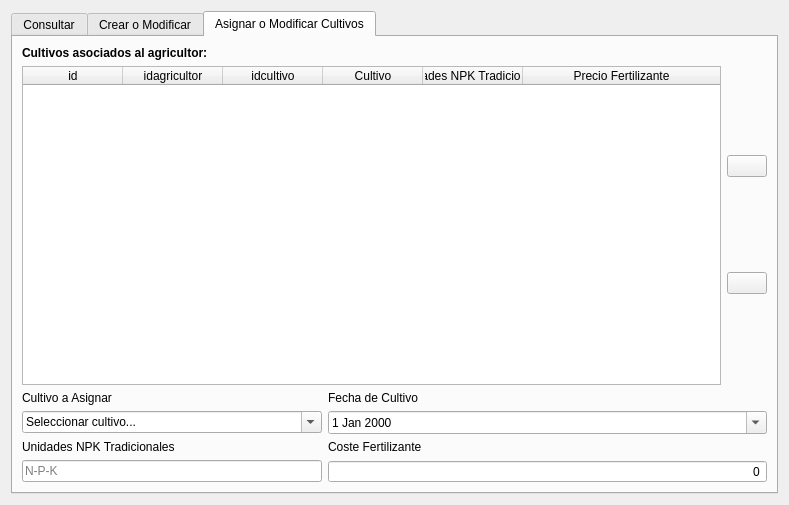
<?xml version="1.0" encoding="UTF-8"?>
<ui version="4.0">
 <class>Dialog</class>
 <widget class="QDialog" name="Dialog">
  <property name="geometry">
   <rect>
    <x>0</x>
    <y>0</y>
    <width>789</width>
    <height>505</height>
   </rect>
  </property>
  <property name="windowTitle">
   <string>Dialog</string>
  </property>
  <layout class="QGridLayout" name="gridLayout">
   <item row="0" column="1">
    <widget class="QTabWidget" name="tabWidget">
     <property name="enabled">
      <bool>true</bool>
     </property>
     <property name="minimumSize">
      <size>
       <width>600</width>
       <height>350</height>
      </size>
     </property>
     <property name="currentIndex">
      <number>2</number>
     </property>
     <widget class="QWidget" name="tab">
      <attribute name="title">
       <string>Consultar</string>
      </attribute>
      <layout class="QGridLayout" name="gridLayout_2">
       <item row="1" column="0" colspan="2">
        <widget class="QTableWidget" name="tableWidget">
         <property name="sizeAdjustPolicy">
          <enum>QAbstractScrollArea::AdjustToContentsOnFirstShow</enum>
         </property>
         <property name="editTriggers">
          <set>QAbstractItemView::NoEditTriggers</set>
         </property>
         <property name="selectionMode">
          <enum>QAbstractItemView::SingleSelection</enum>
         </property>
         <property name="selectionBehavior">
          <enum>QAbstractItemView::SelectRows</enum>
         </property>
         <property name="showGrid">
          <bool>true</bool>
         </property>
         <property name="sortingEnabled">
          <bool>true</bool>
         </property>
         <property name="wordWrap">
          <bool>false</bool>
         </property>
         <property name="cornerButtonEnabled">
          <bool>false</bool>
         </property>
         <attribute name="horizontalHeaderVisible">
          <bool>false</bool>
         </attribute>
         <attribute name="horizontalHeaderDefaultSectionSize">
          <number>125</number>
         </attribute>
         <attribute name="horizontalHeaderStretchLastSection">
          <bool>true</bool>
         </attribute>
         <attribute name="verticalHeaderShowSortIndicator" stdset="0">
          <bool>false</bool>
         </attribute>
         <column>
          <property name="text">
           <string>id</string>
          </property>
         </column>
         <column>
          <property name="text">
           <string>DNI</string>
          </property>
         </column>
         <column>
          <property name="text">
           <string>Nombre</string>
          </property>
         </column>
         <column>
          <property name="text">
           <string>Explotacion</string>
          </property>
         </column>
         <column>
          <property name="text">
           <string>Distribuidor</string>
          </property>
         </column>
        </widget>
       </item>
       <item row="1" column="2">
        <widget class="QPushButton" name="btn_delete">
         <property name="sizePolicy">
          <sizepolicy hsizetype="Fixed" vsizetype="Fixed">
           <horstretch>0</horstretch>
           <verstretch>0</verstretch>
          </sizepolicy>
         </property>
         <property name="minimumSize">
          <size>
           <width>30</width>
           <height>30</height>
          </size>
         </property>
         <property name="maximumSize">
          <size>
           <width>30</width>
           <height>30</height>
          </size>
         </property>
         <property name="text">
          <string/>
         </property>
         <property name="autoDefault">
          <bool>false</bool>
         </property>
        </widget>
       </item>
       <item row="0" column="0" colspan="2">
        <widget class="QLineEdit" name="ln_search">
         <property name="placeholderText">
          <string>Buscar...</string>
         </property>
        </widget>
       </item>
      </layout>
     </widget>
     <widget class="QWidget" name="tab_2">
      <attribute name="title">
       <string>Crear o Modificar</string>
      </attribute>
      <layout class="QGridLayout" name="gridLayout_3">
       <item row="0" column="0">
        <widget class="QGroupBox" name="groupBox">
         <property name="title">
          <string>Formulario de Registro</string>
         </property>
         <layout class="QGridLayout" name="gridLayout_4">
          <item row="2" column="0">
           <widget class="QLabel" name="label_3">
            <property name="text">
             <string>Distribuidor:</string>
            </property>
           </widget>
          </item>
          <item row="0" column="0">
           <widget class="QLabel" name="label">
            <property name="text">
             <string>Nombre Agricultor: </string>
            </property>
           </widget>
          </item>
          <item row="0" column="1">
           <widget class="QLineEdit" name="ln_persona">
            <property name="readOnly">
             <bool>true</bool>
            </property>
            <property name="placeholderText">
             <string>Buscar Persona...</string>
            </property>
           </widget>
          </item>
          <item row="1" column="1">
           <widget class="QLineEdit" name="ln_explotacion">
            <property name="readOnly">
             <bool>true</bool>
            </property>
            <property name="placeholderText">
             <string>Buscar Explotacion...</string>
            </property>
           </widget>
          </item>
          <item row="2" column="1">
           <widget class="QLineEdit" name="ln_distribuidor">
            <property name="readOnly">
             <bool>true</bool>
            </property>
            <property name="placeholderText">
             <string>Buscar Distribuidor...</string>
            </property>
           </widget>
          </item>
          <item row="1" column="0">
           <widget class="QLabel" name="label_2">
            <property name="text">
             <string>Explotacion:</string>
            </property>
           </widget>
          </item>
          <item row="1" column="2">
           <widget class="QPushButton" name="btn_save">
            <property name="text">
             <string/>
            </property>
           </widget>
          </item>
         </layout>
        </widget>
       </item>
      </layout>
     </widget>
     <widget class="QWidget" name="tab_3">
      <attribute name="title">
       <string>Asignar o Modificar Cultivos</string>
      </attribute>
      <layout class="QGridLayout" name="gridLayout_7">
       <item row="0" column="0">
        <widget class="QLabel" name="lbl_agricultor">
         <property name="font">
          <font>
           <weight>75</weight>
           <bold>true</bold>
          </font>
         </property>
         <property name="text">
          <string>Cultivos asociados al agricultor: </string>
         </property>
        </widget>
       </item>
       <item row="1" column="0">
        <widget class="QTableWidget" name="tableWidget_2">
         <property name="sizeAdjustPolicy">
          <enum>QAbstractScrollArea::AdjustToContentsOnFirstShow</enum>
         </property>
         <property name="editTriggers">
          <set>QAbstractItemView::NoEditTriggers</set>
         </property>
         <property name="selectionMode">
          <enum>QAbstractItemView::SingleSelection</enum>
         </property>
         <property name="selectionBehavior">
          <enum>QAbstractItemView::SelectRows</enum>
         </property>
         <property name="sortingEnabled">
          <bool>true</bool>
         </property>
         <property name="wordWrap">
          <bool>false</bool>
         </property>
         <property name="cornerButtonEnabled">
          <bool>false</bool>
         </property>
         <attribute name="horizontalHeaderStretchLastSection">
          <bool>true</bool>
         </attribute>
         <column>
          <property name="text">
           <string>id</string>
          </property>
         </column>
         <column>
          <property name="text">
           <string>idagricultor</string>
          </property>
         </column>
         <column>
          <property name="text">
           <string>idcultivo</string>
          </property>
         </column>
         <column>
          <property name="text">
           <string>Cultivo</string>
          </property>
         </column>
         <column>
          <property name="text">
           <string>Unidades NPK Tradicionales</string>
          </property>
         </column>
         <column>
          <property name="text">
           <string>Precio Fertilizante</string>
          </property>
         </column>
        </widget>
       </item>
       <item row="1" column="1">
        <layout class="QVBoxLayout" name="verticalLayout_9">
         <item>
          <widget class="QPushButton" name="btn_save_agri_cult">
           <property name="enabled">
            <bool>true</bool>
           </property>
           <property name="text">
            <string/>
           </property>
           <property name="autoDefault">
            <bool>false</bool>
           </property>
          </widget>
         </item>
         <item>
          <widget class="QPushButton" name="btn_delete_agri_cult">
           <property name="enabled">
            <bool>true</bool>
           </property>
           <property name="text">
            <string/>
           </property>
           <property name="autoDefault">
            <bool>false</bool>
           </property>
          </widget>
         </item>
        </layout>
       </item>
       <item row="2" column="0" colspan="2">
        <layout class="QGridLayout" name="gridLayout_5">
         <item row="2" column="0">
          <widget class="QLabel" name="label_13">
           <property name="text">
            <string>Unidades NPK Tradicionales</string>
           </property>
          </widget>
         </item>
         <item row="1" column="0">
          <widget class="QComboBox" name="combo_cultivo">
           <property name="editable">
            <bool>true</bool>
           </property>
           <property name="currentText">
            <string>Seleccionar cultivo...</string>
           </property>
           <item>
            <property name="text">
             <string>Seleccionar cultivo...</string>
            </property>
           </item>
          </widget>
         </item>
         <item row="3" column="0">
          <widget class="QLineEdit" name="ln_und_tradicionales">
           <property name="maximumSize">
            <size>
             <width>300</width>
             <height>16777215</height>
            </size>
           </property>
           <property name="placeholderText">
            <string>N-P-K</string>
           </property>
          </widget>
         </item>
         <item row="2" column="1">
          <widget class="QLabel" name="label_14">
           <property name="text">
            <string>Coste Fertilizante</string>
           </property>
          </widget>
         </item>
         <item row="1" column="1">
          <widget class="QDateEdit" name="date_cultivo">
           <property name="calendarPopup">
            <bool>true</bool>
           </property>
          </widget>
         </item>
         <item row="0" column="0">
          <widget class="QLabel" name="label_11">
           <property name="text">
            <string>Cultivo a Asignar</string>
           </property>
          </widget>
         </item>
         <item row="0" column="1">
          <widget class="QLabel" name="label_12">
           <property name="text">
            <string>Fecha de Cultivo</string>
           </property>
          </widget>
         </item>
         <item row="3" column="1">
          <widget class="QSpinBox" name="ln_price">
           <property name="alignment">
            <set>Qt::AlignRight|Qt::AlignTrailing|Qt::AlignVCenter</set>
           </property>
           <property name="buttonSymbols">
            <enum>QAbstractSpinBox::NoButtons</enum>
           </property>
           <property name="keyboardTracking">
            <bool>false</bool>
           </property>
           <property name="showGroupSeparator" stdset="0">
            <bool>false</bool>
           </property>
           <property name="maximum">
            <number>1000000000</number>
           </property>
          </widget>
         </item>
        </layout>
       </item>
      </layout>
     </widget>
    </widget>
   </item>
  </layout>
 </widget>
 <tabstops>
  <tabstop>tabWidget</tabstop>
  <tabstop>ln_search</tabstop>
  <tabstop>tableWidget</tabstop>
  <tabstop>btn_delete</tabstop>
  <tabstop>ln_persona</tabstop>
  <tabstop>ln_explotacion</tabstop>
  <tabstop>ln_distribuidor</tabstop>
  <tabstop>btn_save</tabstop>
  <tabstop>tableWidget_2</tabstop>
  <tabstop>combo_cultivo</tabstop>
  <tabstop>date_cultivo</tabstop>
  <tabstop>ln_und_tradicionales</tabstop>
  <tabstop>ln_price</tabstop>
  <tabstop>btn_delete_agri_cult</tabstop>
  <tabstop>btn_save_agri_cult</tabstop>
 </tabstops>
 <resources/>
 <connections/>
</ui>
